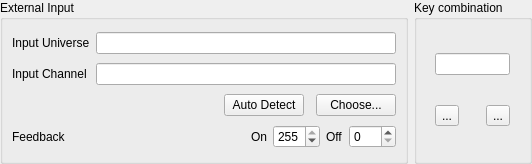
<?xml version="1.0" encoding="UTF-8"?>
<ui version="4.0">
 <class>InputSelectionWidget</class>
 <widget class="QWidget" name="InputSelectionWidget">
  <property name="geometry">
   <rect>
    <x>0</x>
    <y>0</y>
    <width>532</width>
    <height>164</height>
   </rect>
  </property>
  <property name="windowTitle">
   <string>Form</string>
  </property>
  <layout class="QGridLayout" name="gridLayout">
   <property name="margin">
    <number>0</number>
   </property>
   <item row="0" column="0">
    <widget class="QGroupBox" name="m_extInputGroup">
     <property name="sizePolicy">
      <sizepolicy hsizetype="Expanding" vsizetype="Preferred">
       <horstretch>0</horstretch>
       <verstretch>0</verstretch>
      </sizepolicy>
     </property>
     <property name="title">
      <string>External Input</string>
     </property>
     <layout class="QGridLayout" name="gridLayoutExternalInput">
      <item row="0" column="1" colspan="4">
       <widget class="QLineEdit" name="m_inputUniverseEdit">
        <property name="toolTip">
         <string>The input universe that sends data to this widget</string>
        </property>
        <property name="readOnly">
         <bool>true</bool>
        </property>
       </widget>
      </item>
      <item row="2" column="1">
       <spacer name="horizontalSpacer">
        <property name="orientation">
         <enum>Qt::Horizontal</enum>
        </property>
        <property name="sizeHint" stdset="0">
         <size>
          <width>40</width>
          <height>20</height>
         </size>
        </property>
       </spacer>
      </item>
      <item row="0" column="0">
       <widget class="QLabel" name="label_4">
        <property name="text">
         <string>Input Universe</string>
        </property>
       </widget>
      </item>
      <item row="2" column="2">
       <widget class="QPushButton" name="m_autoDetectInputButton">
        <property name="toolTip">
         <string>When toggled, you can click an external button to assign it to this widget.</string>
        </property>
        <property name="text">
         <string>Auto Detect</string>
        </property>
        <property name="checkable">
         <bool>true</bool>
        </property>
        <property name="checked">
         <bool>false</bool>
        </property>
        <property name="flat">
         <bool>false</bool>
        </property>
       </widget>
      </item>
      <item row="2" column="4">
       <widget class="QPushButton" name="m_chooseInputButton">
        <property name="sizePolicy">
         <sizepolicy hsizetype="Maximum" vsizetype="Fixed">
          <horstretch>0</horstretch>
          <verstretch>0</verstretch>
         </sizepolicy>
        </property>
        <property name="toolTip">
         <string>Choose an external input universe &amp; channel that this widget should listen to.</string>
        </property>
        <property name="text">
         <string>Choose...</string>
        </property>
       </widget>
      </item>
      <item row="1" column="1" colspan="4">
       <widget class="QLineEdit" name="m_inputChannelEdit">
        <property name="toolTip">
         <string>The particular input channel within the input universe that sends data to this widget</string>
        </property>
        <property name="readOnly">
         <bool>true</bool>
        </property>
       </widget>
      </item>
      <item row="1" column="0">
       <widget class="QLabel" name="label_5">
        <property name="text">
         <string>Input Channel</string>
        </property>
       </widget>
      </item>
      <item row="3" column="0">
       <widget class="QLabel" name="m_feedbackLabel">
        <property name="text">
         <string>Feedback</string>
        </property>
       </widget>
      </item>
      <item row="3" column="1" colspan="4">
       <layout class="QHBoxLayout" name="m_feedbackLayout">
        <item>
         <spacer name="horizontalSpacer_2">
          <property name="orientation">
           <enum>Qt::Horizontal</enum>
          </property>
          <property name="sizeHint" stdset="0">
           <size>
            <width>40</width>
            <height>20</height>
           </size>
          </property>
         </spacer>
        </item>
        <item>
         <widget class="QLabel" name="label_3">
          <property name="text">
           <string>On</string>
          </property>
         </widget>
        </item>
        <item>
         <widget class="QSpinBox" name="m_onValue">
          <property name="toolTip">
           <string>Value to send when widget is on</string>
          </property>
          <property name="maximum">
           <number>255</number>
          </property>
          <property name="value">
           <number>255</number>
          </property>
         </widget>
        </item>
        <item>
         <widget class="QLabel" name="label">
          <property name="text">
           <string>Off</string>
          </property>
         </widget>
        </item>
        <item>
         <widget class="QSpinBox" name="m_offValue">
          <property name="toolTip">
           <string>Value to send when widget is off</string>
          </property>
          <property name="maximum">
           <number>255</number>
          </property>
         </widget>
        </item>
       </layout>
      </item>
     </layout>
    </widget>
   </item>
   <item row="0" column="1">
    <widget class="QGroupBox" name="m_keyInputGroup">
     <property name="sizePolicy">
      <sizepolicy hsizetype="Minimum" vsizetype="Preferred">
       <horstretch>0</horstretch>
       <verstretch>0</verstretch>
      </sizepolicy>
     </property>
     <property name="title">
      <string>Key combination</string>
     </property>
     <layout class="QGridLayout" name="gridLayout_2">
      <property name="leftMargin">
       <number>3</number>
      </property>
      <property name="topMargin">
       <number>9</number>
      </property>
      <property name="rightMargin">
       <number>3</number>
      </property>
      <property name="horizontalSpacing">
       <number>12</number>
      </property>
      <item row="1" column="2">
       <widget class="QToolButton" name="m_detachKey">
        <property name="toolTip">
         <string>Reset the keyboard shortcut key</string>
        </property>
        <property name="text">
         <string notr="true">...</string>
        </property>
        <property name="icon">
         <iconset resource="qlcui.qrc">
          <normaloff>:/fileclose.png</normaloff>:/fileclose.png</iconset>
        </property>
        <property name="iconSize">
         <size>
          <width>32</width>
          <height>32</height>
         </size>
        </property>
       </widget>
      </item>
      <item row="1" column="1">
       <widget class="QToolButton" name="m_attachKey">
        <property name="toolTip">
         <string>Set a key combination for this widget</string>
        </property>
        <property name="text">
         <string notr="true">...</string>
        </property>
        <property name="icon">
         <iconset resource="qlcui.qrc">
          <normaloff>:/key_bindings.png</normaloff>:/key_bindings.png</iconset>
        </property>
        <property name="iconSize">
         <size>
          <width>32</width>
          <height>32</height>
         </size>
        </property>
       </widget>
      </item>
      <item row="0" column="1" colspan="2">
       <widget class="QLineEdit" name="m_keyEdit">
        <property name="toolTip">
         <string>Keyboard combination that toggles this widget</string>
        </property>
        <property name="readOnly">
         <bool>true</bool>
        </property>
       </widget>
      </item>
     </layout>
    </widget>
   </item>
  </layout>
 </widget>
 <resources>
  <include location="qlcui.qrc"/>
  <include location="qlcui.qrc"/>
 </resources>
 <connections/>
</ui>
